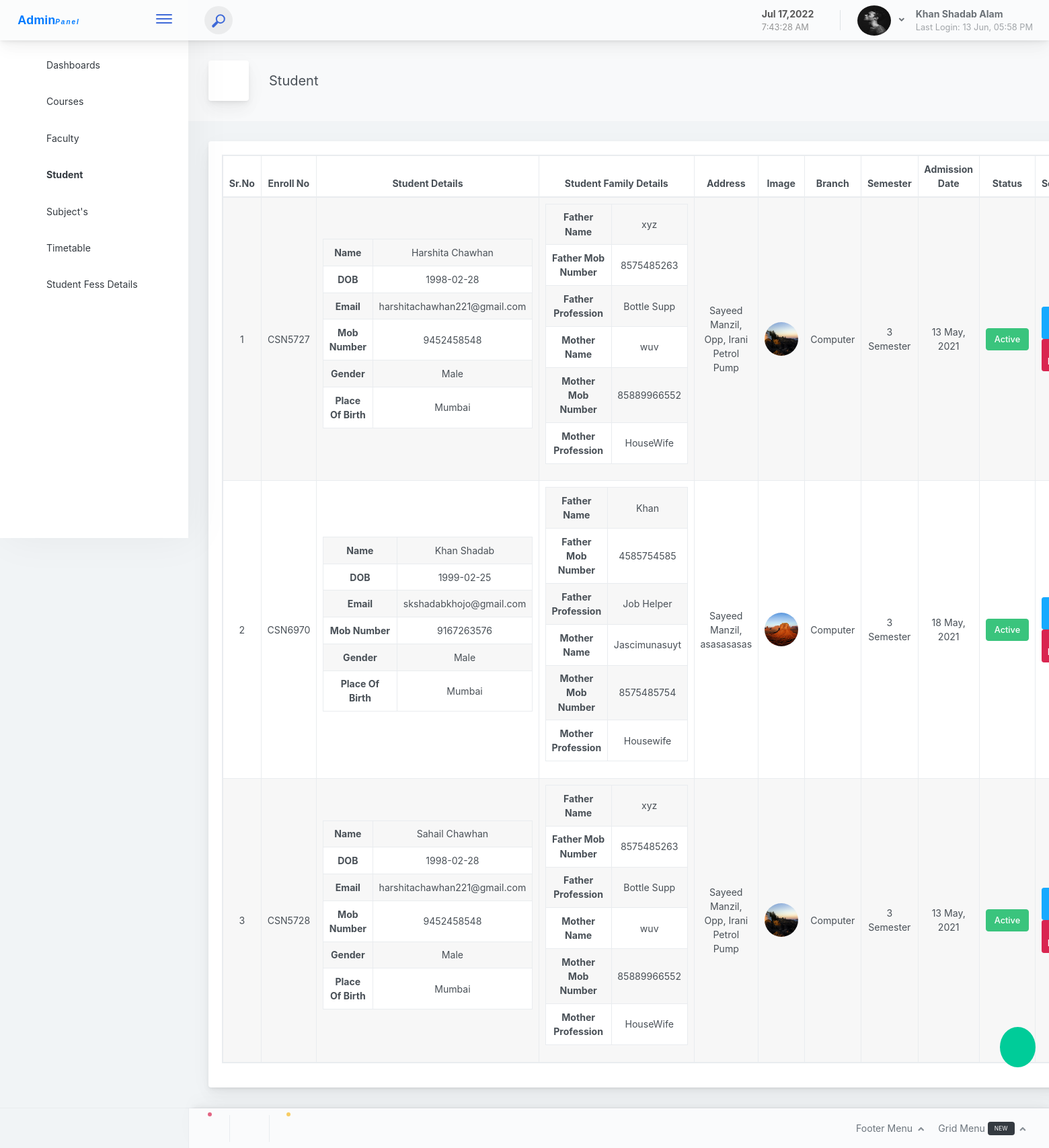
/admin_mode/student?action=viewall (signed in), run on the app's committed database.
### tables this page shows
CREATE TABLE `admin_mode` (
  `id` int(11) NOT NULL,
  `fullname` varchar(255) NOT NULL,
  `admin_email` varchar(255) NOT NULL,
  `admin_number` varchar(255) NOT NULL,
  `admin_picture` varchar(255) NOT NULL,
  `admin_login_id` varchar(10) NOT NULL,
  `admin_password` varchar(255) NOT NULL,
  `admin_address` text NOT NULL,
  `admin_last_login` varchar(255) NOT NULL,
  `admin_dob` date NOT NULL,
  `admin_status` int(11) NOT NULL,
  `admin_added_on` datetime NOT NULL,
  `admin_retirement_date` varchar(50) NOT NULL,
  `admin_reset_password_code` int(11) NOT NULL,
  `new_login_admin` int(11) NOT NULL
);

CREATE TABLE `student_login` (
  `id` int(11) NOT NULL,
  `Admission_NO` int(11) NOT NULL,
  `firstname` varchar(255) NOT NULL,
  `last_name` varchar(255) NOT NULL,
  `student_email` varchar(255) NOT NULL,
  `student_password` varchar(255) NOT NULL,
  `picture_link` varchar(255) NOT NULL,
  `STUDENT_DOB` date NOT NULL,
  `student_phone` varchar(11) NOT NULL,
  `MOTHERNAME` varchar(255) NOT NULL,
  `PLACEOFBIRTH` varchar(255) NOT NULL,
  `GENDER` varchar(255) NOT NULL,
  `ADDRESS` text NOT NULL,
  `FATHERMOBILEPHONE` varchar(255) NOT NULL,
  `MOTHERMOBILEPHONE` varchar(255) NOT NULL,
  `FATHERPROFESSION` varchar(11) NOT NULL,
  `MOTHERPROFESSION` varchar(11) NOT NULL,
  `FATHERNAME` varchar(255) NOT NULL,
  `enroll_no` varchar(255) NOT NULL,
  `DEPARTMENT` varchar(255) NOT NULL,
  `BRANCH` varchar(255) NOT NULL,
  `semester` int(1) NOT NULL DEFAULT '0',
  `reset_password_code` varchar(255) NOT NULL,
  `added_on` datetime NOT NULL,
  `online_status` varchar(255) NOT NULL,
  `new_login` int(11) NOT NULL DEFAULT '0',
  `student_status` int(11) NOT NULL
);

CREATE TABLE `branch` (
  `id` int(11) NOT NULL,
  `branch_name` varchar(255) NOT NULL,
  `status` int(11) NOT NULL,
  `branch_code` varchar(10) NOT NULL,
  `academic_pattern` varchar(10) NOT NULL,
  `no_of_sem_year` int(11) NOT NULL
);

### admin_mode/student.php (the view, shortened to what the rows shown need)
<?php
require 'admin_resuse_files/header.php';
?>
<div class="app-main__outer">
<div class="app-main__inner" >
<?php
if (isset($_GET['action']) && $_GET['action']!=''  && $_GET['action']=='viewall') {
?>
				<div class="main-card mb-3 card table-responsive">
                        <div class="card-body">
                            <table style="width: 100%;" id="example" class="table-responsive table table-hover text-center table-striped table-bordered"><thead>
								<tr>
                                    <th width="2%">Sr.No</th>
                                    <th width="5%">Enroll No</th>
                                    <th width="20%">Student Details</th>
                                    <th width="5%">Student Family Details</th>
                                    <th width="10%">Address</th>
                                    <th width="5%">Image</th>
                                    <th width="5%">Branch</th>
                                    <th width="10%">Semester</th>
                                    <th width="15%">Admission Date</th>
                                    <th width="15%">Status</th>
                                    <th width="20%">Settings</th>
                                </tr>
                             </thead>
                              <tbody>
                              	<?php
								$res = mysqli_query($con, "SELECT *,student_login.id as sid FROM `student_login` LEFT JOIN branch ON student_login.BRANCH = branch.id");
								if (mysqli_num_rows($res) >0) {
									foreach ($res as $key => $value) {
										$key+=1;
										?><tr>
				                                <td><?= $key ?></td>
				                                <td><?= $value['enroll_no']?></td>
				                                <td>
					                                <table class="table  text-center table-striped">
					                                	<tbody>
						                                	<tr>
                                                <th>Name</th>
							                                	<td><?= $value['firstname'].' '.$value['last_name']?></td>
                                              </tr>
							                                	<tr>
                                                  <th>DOB</th>
                                                  <td><?= $value['STUDENT_DOB'] ?></td>
                                                </tr>
                                                <tr>
                                                    <th>Email</th>
                                                  <td><?= $value['student_email'] ?></td>
                                                </tr>
                                                <tr>
                                                  <th>Mob Number</th>
                                                  <td><?= $value['student_phone'] ?></td>
                                                </tr>
                                                <tr>
                                                  <th>Gender</th>
                                                  <td><?= $value['GENDER'] ?></td>
                                                </tr>
                                                <tr>
                                                  <th>Place Of Birth</th>
                                                  <td><?= $value['PLACEOFBIRTH'] ?></td>
                                                </tr>
							                                </tr>
						                                </tbody>
					                                </table>
                                      <td>
                                          <table class="table  text-center table-striped">
                                            <tbody>
                                              <tr>
                                                <th>Father Name</th>
                                                <td><?= $value['FATHERNAME'] ?></td>
                                               </tr>
                                               <tr>
                                                <th>Father Mob Number</th>
                                                <td><?= $value['FATHERMOBILEPHONE'] ?></td>
                                               </tr>
                                               <tr>
                                                <th>Father Profession</th>
                                                <td><?= $value['FATHERPROFESSION'] ?></td>
                                               </tr>
                                               <tr>
                                                <th>Mother Name</th>
                                                <td><?= $value['MOTHERNAME'] ?></td>
                                               </tr>
                                               <tr>
                                                <th>Mother Mob Number</th>
                                                <td><?= $value['MOTHERMOBILEPHONE'] ?></td>
                                               </tr>
                                               <tr>
                                                <th>Mother Profession</th>
                                                  <td><?= $value['MOTHERPROFESSION'] ?></td>
                                               </tr>
                                            </tbody>
                                          </table>
                                      </td>
				                                <td> <?= $value['ADDRESS'] ?></td>
				                                <td><?php
				                                if ($value['picture_link'] != '') {
				                                	?>
													<a href="<?= FRONT_SITE_IMAGE_STUDENT.'/'.$value['picture_link'] ?>" target="_blank">
							                          <img src="<?= FRONT_SITE_IMAGE_STUDENT.'/'.$value['picture_link'] ?>"  style="width: 50px;height: 50px;object-fit: cover;object-position: center;border-radius: 50%;">
							                         </a>
				                                	<?php
				                                }else{
				                                	?>
				                                		<i class="pe-7s-add-user" style="font-size: 30px"></i>
				                                	<?php
				                                }
				                                ?> </td>
				                                <td> <?= $value['branch_name'] ?></td>
				                                <td> <?= $value['semester'] ?> Semester</td>
				                                <td><?= date('d M, Y', strtotime($value['added_on'])) ?></td>
                                        <td>
                                          <?php
                                            if ($value['student_status'] == 1) {
                                              ?>
                                              <button class="btn btn-success">Active</button>
                                              <?php
                                            }else{
                                              ?>
                                                <button class="btn btn-danger">Not Active</button>
                                              <?php
                                            }
                                          ?>
                                        </td>
				                                <td>
						                          <a class="btn btn-info btn-sm" href="student?action1=new_student&id=<?= $value['student_email'] ?>">
						                          </a>
						                          <a class="btn btn-danger btn-sm" href="javascript:void(0)" onclick="remove_student('<?php echo $value['firstname'] ?>','<?php echo $value['last_name'] ?>','<?= $value['student_email']?>')">
						                          </a>
				                                </td>
										<?php
									}
								}
                              	?>
                        </div>
                </div>
<?php
}
else{
redirect(FRONT_SITE_PATH_ADMIN);
}
?>
<?php
require 'admin_resuse_files/footer.php';
?>

### admin_mode/admin_resuse_files/header.php (shortened to what the rows shown need)
<?php
require 'session.php';
?>
<!doctype html>
<html lang="en">
<head>
<link rel="stylesheet" type="text/css" href="https://cdnjs.cloudflare.com/ajax/libs/font-awesome/5.15.3/css/all.min.css">
<link rel="stylesheet" href="https://cdn.jsdelivr.net/npm/pixeden-stroke-7-icon@1.2.3/pe-icon-7-stroke/dist/pe-icon-7-stroke.min.css">
<link rel="stylesheet" type="text/css" href="http://code.ionicframework.com/ionicons/2.0.1/css/ionicons.min.css">
<link rel="stylesheet" href="https://cdn.linearicons.com/free/1.0.0/icon-font.min.css">
<link href="<?php echo FRONT_SITE_PATH ?>assets/css/main.d810cf0ae7f39f28f336.css" rel="stylesheet"></head>
<body>
    <div class="app-container app-theme-white body-tabs-shadow fixed-header fixed-sidebar fixed-footer">
        <div class="app-header header-shadow ">
              <div class="app-header__content">
                <div class="app-header-right">
                    <div class="header-btn-lg pr-0">
                        <div class="widget-content p-0">
                            <div class="widget-content-wrapper">
                                <div class="widget-content-left">
                                    <div class="btn-group">
                                        <a data-toggle="dropdown" aria-haspopup="true" aria-expanded="false" class="p-0 btn">
                                            <img width="50px" height="45px" class="rounded-circle" src="<?= FRONT_SITE_IMAGE_ADMIN.'/'.$admin_login['admin_picture'] ?>" alt="">
                                            <i class="fa fa-angle-down ml-2 opacity-8"></i>
                                        </a>
                                    </div>
                                </div>
                                <div class="widget-content-left  ml-3 header-user-info">
                                    <div class="widget-heading"> <?= $admin_login['fullname'] ?></div>
                                    <div class="widget-subheading"> <?php if ($admin_login['admin_last_login'] == '')  {
                                        echo 'Login First Time';
                                    }else {
                                        echo "Last Login: ".date("d M, h:i A",strtotime($admin_login['admin_last_login']));
                                    } ?></div>
                                </div>
                            </div>
                        </div>
                    </div>
                </div>
            </div>
        </div>
          <div class="app-main">

### data on the page
admin_mode: admin_picture (picture), fullname "Khan Shadab Alam", admin_last_login "13 Jun, 05:58 PM"
student_login: enroll_no "CSN5727", firstname "Harshita", last_name "Chawhan", STUDENT_DOB "1998-02-28", student_email "harshitachawhan221@gmail.com", student_phone "9452458548", GENDER "Male", PLACEOFBIRTH "Mumbai", FATHERNAME "xyz", FATHERMOBILEPHONE "8575485263", FATHERPROFESSION "Bottle Supp", MOTHERNAME "wuv", MOTHERMOBILEPHONE "85889966552", MOTHERPROFESSION "HouseWife", ADDRESS "Sayeed Manzil, Opp, Irani Petrol Pump", picture_link (picture), branch.branch_name "Computer", semester "3", added_on "13 May, 2021", student_status "Active"
student_login: enroll_no "CSN6970", firstname "Khan", last_name "Shadab", STUDENT_DOB "1999-02-25", student_email "skshadabkhojo@gmail.com", student_phone "9167263576", GENDER "Male", PLACEOFBIRTH "Mumbai", FATHERNAME "Khan", FATHERMOBILEPHONE "4585754585", FATHERPROFESSION "Job Helper", MOTHERNAME "Jascimunasuyt", MOTHERMOBILEPHONE "8575485754", MOTHERPROFESSION "Housewife", ADDRESS "Sayeed Manzil, asasasasas", picture_link (picture), branch.branch_name "Computer", semester "3", added_on "18 May, 2021", student_status "Active"
student_login: enroll_no "CSN5728", firstname "Sahail", last_name "Chawhan", STUDENT_DOB "1998-02-28", student_email "harshitachawhan221@gmail.com", student_phone "9452458548", GENDER "Male", PLACEOFBIRTH "Mumbai", FATHERNAME "xyz", FATHERMOBILEPHONE "8575485263", FATHERPROFESSION "Bottle Supp", MOTHERNAME "wuv", MOTHERMOBILEPHONE "85889966552", MOTHERPROFESSION "HouseWife", ADDRESS "Sayeed Manzil, Opp, Irani Petrol Pump", picture_link (picture), branch.branch_name "Computer", semester "3", added_on "13 May, 2021", student_status "Active"
